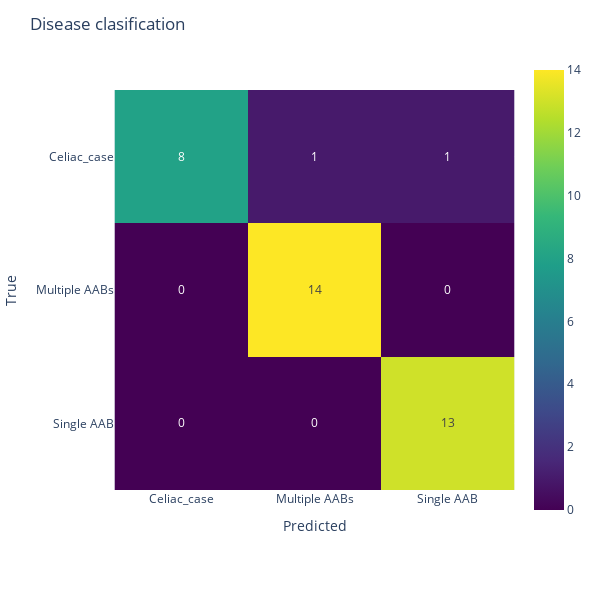

Notebook code cell kept with this figure:
### Markdown cell above
### Non control classification

### Code cell
X_train, X_test, y_train, y_test = train_test_split(DATASETS["dataset_freq_no_enterovirus_control"].data, DATASETS["dataset_freq_no_enterovirus_control"].target, test_size=0.2, random_state=9)

classifiers = [
    #KNeighborsClassifier(n_neighbors=5, weights="distance", algorithm="auto", leaf_size=30, p=2, metric="minkowski"),
    RandomForestClassifier(n_estimators=10, criterion="gini", max_depth=None, random_state=42, bootstrap=True),
    RandomForestClassifier(n_estimators=10, criterion="entropy", max_depth=None, random_state=43, bootstrap=True),
    RandomForestClassifier(n_estimators=10, criterion="log_loss", max_depth=None, random_state=44, bootstrap=True),
    RandomForestClassifier(n_estimators=10, criterion="gini", max_depth=None, random_state=45, bootstrap=True),
    MLPClassifier(random_state=46, hidden_layer_sizes=([300, 200, 15]), max_iter=3000, activation="relu", solver= "adam", verbose=False, early_stopping=False, learning_rate='adaptive', learning_rate_init=0.001, alpha=0.01,),
    MLPClassifier(random_state=47, hidden_layer_sizes=([300, 200, 15]), max_iter=3000, activation="relu", solver= "adam", verbose=False, early_stopping=False, learning_rate='adaptive', learning_rate_init=0.001, alpha=0.01,),

]
voting_clf = VotingClassifier(estimators=[(f"clf_{i}", clf) for i, clf in enumerate(classifiers)], voting="soft", 
                            weights=[1,1,1,1, 1, 1], n_jobs=-1)

pipeline = Pipeline([
    ("scaler", StandardScaler()),
    ("clf", voting_clf)
])

pipeline.fit(X_train, y_train)
y_pred = pipeline.predict(X_test)
print("TEST Accuracy: ", accuracy_score(y_test, y_pred))
make_confusion_matrix(y_test, y_pred, voting_clf, title = "Disease clasification")

### Figure 1 — Plotly figure (JSON) as saved in the notebook; plotly's stock layout.template omitted (floating-point values rounded to 4 significant figures)
{"data": [{"coloraxis": "coloraxis", "hovertemplate": "Predicted: %{x}<br>True: %{y}<br>color: %{z}<extra></extra>", "name": "0", "texttemplate": "%{z}", "type": "heatmap", "x": ["Celiac_case", "Multiple AABs", "Single AAB"], "xaxis": "x", "y": ["Celiac_case", "Multiple AABs", "Single AAB"], "yaxis": "y", "z": [[8, 1, 1], [0, 14, 0], [0, 0, 13]]}], "layout": {"coloraxis": {"colorscale": [[0, "#440154"], [0.1111, "#482878"], [0.2222, "#3e4989"], [0.3333, "#31688e"], [0.4444, "#26828e"], [0.5556, "#1f9e89"], [0.6667, "#35b779"], [0.7778, "#6ece58"], [0.8889, "#b5de2b"], [1, "#fde725"]]}, "height": 600, "margin": {"t": 60}, "title": {"text": "Disease clasification"}, "width": 600, "xaxis": {"anchor": "y", "constrain": "domain", "domain": [0, 1], "scaleanchor": "y", "side": "bottom", "title": {"text": "Predicted"}}, "yaxis": {"anchor": "x", "autorange": "reversed", "constrain": "domain", "domain": [0, 1], "title": {"text": "True"}}}}
